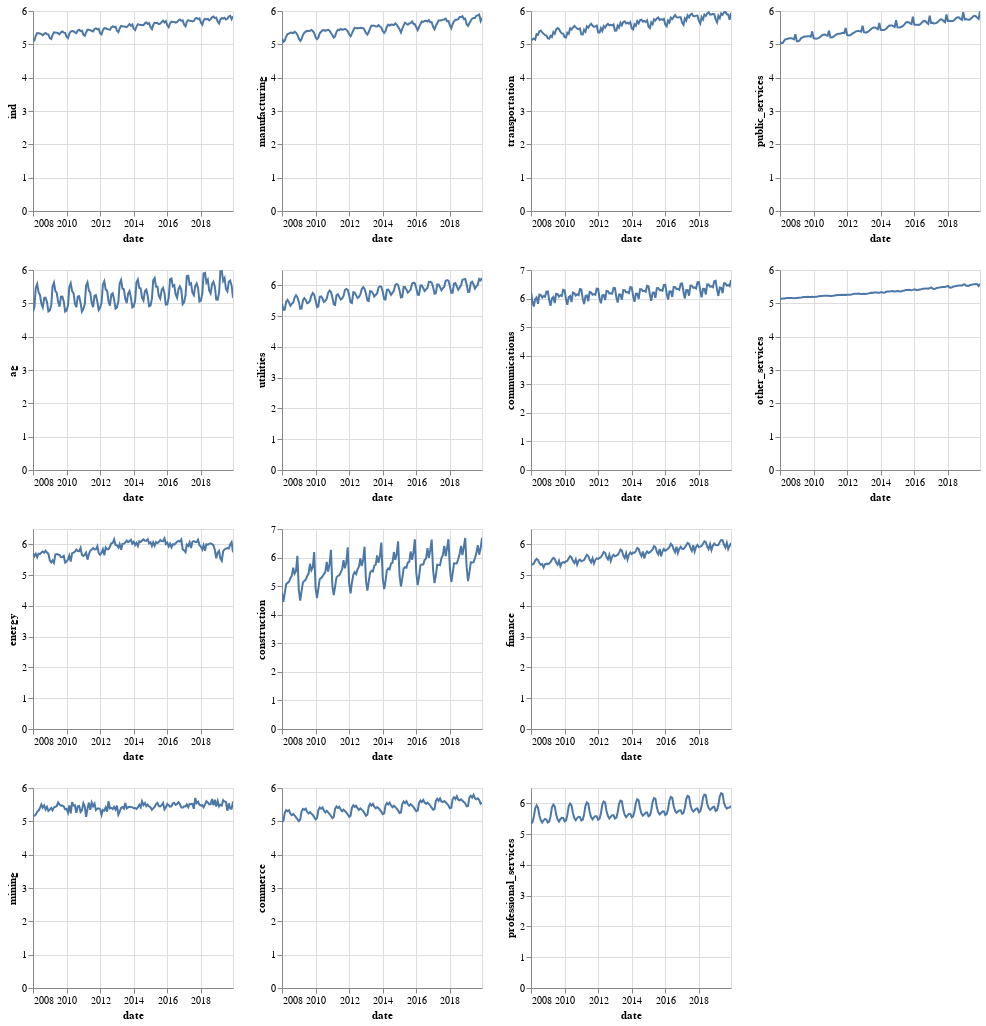

Source (notebook cell):
### Code cell
g1 = plo.small_mults(log_eda_df.reset_index(),
               ['ind', 'ag', 'energy', 'mining'])
g2 = plo.small_mults(log_eda_df.reset_index(),
               ['manufacturing', 'utilities','construction', 'commerce'])
g3 = plo.small_mults(log_eda_df.reset_index(),
               ['transportation', 'communications','finance', 'professional_services']) 
g4 = plo.small_mults(log_eda_df.reset_index(),
               ['public_services', 'other_services']) 
g1 | g2 | g3 | g4

### Figure 1 — Vega-Lite specification as saved in the notebook (floating-point values rounded to 4 significant figures; data arrays with more than 128 entries replaced by an {"elided": "..."} marker saying what was removed)
{"config": {"view": {"continuousWidth": 400, "continuousHeight": 300}}, "hconcat": [{"repeat": {"row": ["ind", "ag", "energy", "mining"]}, "spec": {"data": {"name": "data-7f9d9708a1ccc412d71a3b9210e4ec2c"}, "mark": "line", "encoding": {"x": {"type": "temporal", "field": "date"}, "y": {"type": "quantitative", "field": {"repeat": "row"}}}, "height": 200, "selection": {"selector022": {"type": "interval", "bind": "scales", "encodings": ["x", "y"]}}, "width": 200}}, {"repeat": {"row": ["manufacturing", "utilities", "construction", "commerce"]}, "spec": {"data": {"name": "data-7f9d9708a1ccc412d71a3b9210e4ec2c"}, "mark": "line", "encoding": {"x": {"type": "temporal", "field": "date"}, "y": {"type": "quantitative", "field": {"repeat": "row"}}}, "height": 200, "selection": {"selector023": {"type": "interval", "bind": "scales", "encodings": ["x", "y"]}}, "width": 200}}, {"repeat": {"row": ["transportation", "communications", "finance", "professional_services"]}, "spec": {"data": {"name": "data-7f9d9708a1ccc412d71a3b9210e4ec2c"}, "mark": "line", "encoding": {"x": {"type": "temporal", "field": "date"}, "y": {"type": "quantitative", "field": {"repeat": "row"}}}, "height": 200, "selection": {"selector024": {"type": "interval", "bind": "scales", "encodings": ["x", "y"]}}, "width": 200}}, {"repeat": {"row": ["public_services", "other_services"]}, "spec": {"data": {"name": "data-7f9d9708a1ccc412d71a3b9210e4ec2c"}, "mark": "line", "encoding": {"x": {"type": "temporal", "field": "date"}, "y": {"type": "quantitative", "field": {"repeat": "row"}}}, "height": 200, "selection": {"selector025": {"type": "interval", "bind": "scales", "encodings": ["x", "y"]}}, "width": 200}}], "$schema": "https://vega.github.io/schema/vega-lite/v4.8.1.json", "datasets": {"data-7f9d9708a1ccc412d71a3b9210e4ec2c": {"elided": "144 records"}}}
